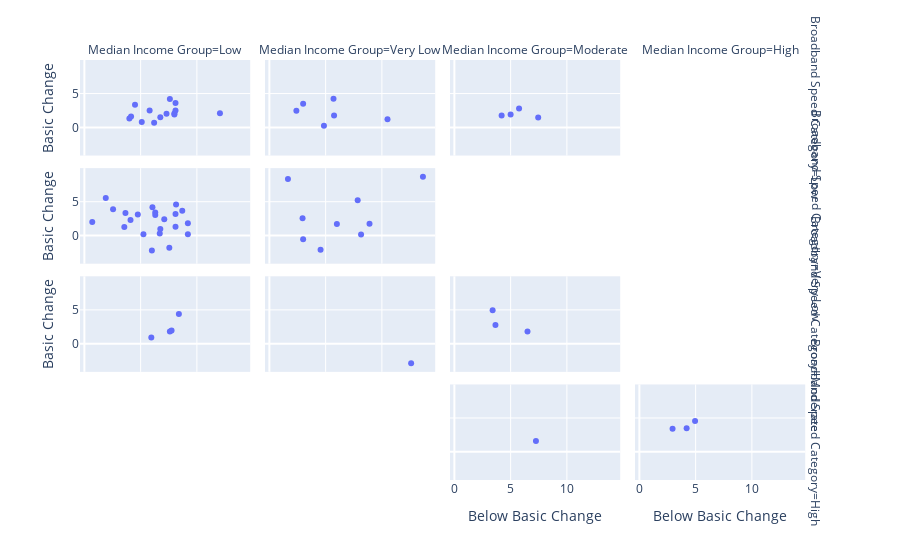

The notebook cell saved with this chart:
### Code cell
fig = plt.figure(figsize = (20,20))
fig = px.scatter(joined, x ='Below Basic Change', y = 'Basic Change', 
                 facet_col = 'Median Income Group', facet_row = 'Broadband Speed Category')
fig.show()

### Figure 1 — Plotly figure (JSON) as saved in the notebook; plotly's stock layout.template omitted (floating-point values rounded to 4 significant figures)
{"data": [{"hovertemplate": "Broadband Speed Category=Low<br>Median Income Group=Low<br>Below Basic Change=%{x}<br>Basic Change=%{y}<extra></extra>", "legendgroup": "", "marker": {"color": "#636efa", "symbol": "circle"}, "mode": "markers", "name": "", "orientation": "v", "showlegend": false, "type": "scatter", "x": [5.8, 6.2, 7.3, 7.6, 8.1, 8, 8.1, 6.75, 12.05, 8.0, 4, 5.1, 4.15, 4.5], "xaxis": "x13", "y": [2.5, 0.7, 2, 4.2, 2.5, 2.05, 3.6, 1.5, 2.1, 1.9, 1.3, 0.8, 1.6, 3.35], "yaxis": "y13"}, {"hovertemplate": "Broadband Speed Category=Low<br>Median Income Group=Very Low<br>Below Basic Change=%{x}<br>Basic Change=%{y}<extra></extra>", "legendgroup": "", "marker": {"color": "#636efa", "symbol": "circle"}, "mode": "markers", "name": "", "orientation": "v", "showlegend": false, "type": "scatter", "x": [2.4, 10.5, 3, 5.75, 5.7, 4.85], "xaxis": "x14", "y": [2.45, 1.2, 3.5, 1.75, 4.25, 0.25], "yaxis": "y14"}, {"hovertemplate": "Broadband Speed Category=Low<br>Median Income Group=Moderate<br>Below Basic Change=%{x}<br>Basic Change=%{y}<extra></extra>", "legendgroup": "", "marker": {"color": "#636efa", "symbol": "circle"}, "mode": "markers", "name": "", "orientation": "v", "showlegend": false, "type": "scatter", "x": [7.45, 4.2, 5, 5.75], "xaxis": "x15", "y": [1.45, 1.75, 1.9, 2.8], "yaxis": "y15"}, {"hovertemplate": "Broadband Speed Category=Very Low<br>Median Income Group=Low<br>Below Basic Change=%{x}<br>Basic Change=%{y}<extra></extra>", "legendgroup": "", "marker": {"color": "#636efa", "symbol": "circle"}, "mode": "markers", "name": "", "orientation": "v", "showlegend": false, "type": "scatter", "x": [3.55, 7.55, 4.75, 9.2, 6.7, 9.2, 6, 3.65, 7.1, 5.25, 4.1, 8.1, 8.15, 8.7, 0.7, 6.75, 6.05, 8.1, 6.3, 2.55, 6.3, 1.9], "xaxis": "x9", "y": [1.25, -1.8, 3.1, 1.8, 0.3, 0.2, -2.2, 3.35, 2.4, 0.2, 2.3, 1.3, 4.6, 3.65, 2, 0.95, 4.2, 3.2, 3.05, 3.9, 3.4, 5.55], "yaxis": "y9"}, {"hovertemplate": "Broadband Speed Category=Very Low<br>Median Income Group=Very Low<br>Below Basic Change=%{x}<br>Basic Change=%{y}<extra></extra>", "legendgroup": "", "marker": {"color": "#636efa", "symbol": "circle"}, "mode": "markers", "name": "", "orientation": "v", "showlegend": false, "type": "scatter", "x": [1.65, 7.85, 2.95, 6, 3, 13.65, 4.55, 8.15, 8.9], "xaxis": "x10", "y": [8.35, 5.2, 2.55, 1.7, -0.55, 8.7, -2.1, 0.15, 1.75], "yaxis": "y10"}, {"hovertemplate": "Broadband Speed Category=Moderate<br>Median Income Group=Low<br>Below Basic Change=%{x}<br>Basic Change=%{y}<extra></extra>", "legendgroup": "", "marker": {"color": "#636efa", "symbol": "circle"}, "mode": "markers", "name": "", "orientation": "v", "showlegend": false, "type": "scatter", "x": [7.6, 8.4, 7.75, 5.95], "xaxis": "x5", "y": [1.8, 4.4, 1.95, 0.9], "yaxis": "y5"}, {"hovertemplate": "Broadband Speed Category=Moderate<br>Median Income Group=Very Low<br>Below Basic Change=%{x}<br>Basic Change=%{y}<extra></extra>", "legendgroup": "", "marker": {"color": "#636efa", "symbol": "circle"}, "mode": "markers", "name": "", "orientation": "v", "showlegend": false, "type": "scatter", "x": [12.6], "xaxis": "x6", "y": [-2.9], "yaxis": "y6"}, {"hovertemplate": "Broadband Speed Category=Moderate<br>Median Income Group=Moderate<br>Below Basic Change=%{x}<br>Basic Change=%{y}<extra></extra>", "legendgroup": "", "marker": {"color": "#636efa", "symbol": "circle"}, "mode": "markers", "name": "", "orientation": "v", "showlegend": false, "type": "scatter", "x": [3.65, 6.5, 3.4], "xaxis": "x7", "y": [2.75, 1.8, 4.95], "yaxis": "y7"}, {"hovertemplate": "Broadband Speed Category=High<br>Median Income Group=Moderate<br>Below Basic Change=%{x}<br>Basic Change=%{y}<extra></extra>", "legendgroup": "", "marker": {"color": "#636efa", "symbol": "circle"}, "mode": "markers", "name": "", "orientation": "v", "showlegend": false, "type": "scatter", "x": [7.25], "xaxis": "x3", "y": [1.6], "yaxis": "y3"}, {"hovertemplate": "Broadband Speed Category=High<br>Median Income Group=High<br>Below Basic Change=%{x}<br>Basic Change=%{y}<extra></extra>", "legendgroup": "", "marker": {"color": "#636efa", "symbol": "circle"}, "mode": "markers", "name": "", "orientation": "v", "showlegend": false, "type": "scatter", "x": [2.95, 4.2, 4.95], "xaxis": "x4", "y": [3.4, 3.5, 4.55], "yaxis": "y4"}], "layout": {"annotations": [{"font": {}, "showarrow": false, "text": "Median Income Group=Low", "x": 0.115, "xanchor": "center", "xref": "paper", "y": 1, "yanchor": "bottom", "yref": "paper"}, {"font": {}, "showarrow": false, "text": "Median Income Group=Very Low", "x": 0.365, "xanchor": "center", "xref": "paper", "y": 1, "yanchor": "bottom", "yref": "paper"}, {"font": {}, "showarrow": false, "text": "Median Income Group=Moderate", "x": 0.615, "xanchor": "center", "xref": "paper", "y": 1, "yanchor": "bottom", "yref": "paper"}, {"font": {}, "showarrow": false, "text": "Median Income Group=High", "x": 0.865, "xanchor": "center", "xref": "paper", "y": 1, "yanchor": "bottom", "yref": "paper"}, {"font": {}, "showarrow": false, "text": "Broadband Speed Category=High", "textangle": 90, "x": 0.98, "xanchor": "left", "xref": "paper", "y": 0.1138, "yanchor": "middle", "yref": "paper"}, {"font": {}, "showarrow": false, "text": "Broadband Speed Category=Moderate", "textangle": 90, "x": 0.98, "xanchor": "left", "xref": "paper", "y": 0.3712, "yanchor": "middle", "yref": "paper"}, {"font": {}, "showarrow": false, "text": "Broadband Speed Category=Very Low", "textangle": 90, "x": 0.98, "xanchor": "left", "xref": "paper", "y": 0.6288, "yanchor": "middle", "yref": "paper"}, {"font": {}, "showarrow": false, "text": "Broadband Speed Category=Low", "textangle": 90, "x": 0.98, "xanchor": "left", "xref": "paper", "y": 0.8862, "yanchor": "middle", "yref": "paper"}], "legend": {"tracegroupgap": 0}, "margin": {"t": 60}, "xaxis": {"anchor": "y", "domain": [0, 0.23], "title": {"text": "Below Basic Change"}}, "xaxis10": {"anchor": "y10", "domain": [0.25, 0.48], "matches": "x", "showticklabels": false}, "xaxis11": {"anchor": "y11", "domain": [0.5, 0.73], "matches": "x", "showticklabels": false}, "xaxis12": {"anchor": "y12", "domain": [0.75, 0.98], "matches": "x", "showticklabels": false}, "xaxis13": {"anchor": "y13", "domain": [0, 0.23], "matches": "x", "showticklabels": false}, "xaxis14": {"anchor": "y14", "domain": [0.25, 0.48], "matches": "x", "showticklabels": false}, "xaxis15": {"anchor": "y15", "domain": [0.5, 0.73], "matches": "x", "showticklabels": false}, "xaxis16": {"anchor": "y16", "domain": [0.75, 0.98], "matches": "x", "showticklabels": false}, "xaxis2": {"anchor": "y2", "domain": [0.25, 0.48], "matches": "x", "title": {"text": "Below Basic Change"}}, "xaxis3": {"anchor": "y3", "domain": [0.5, 0.73], "matches": "x", "title": {"text": "Below Basic Change"}}, "xaxis4": {"anchor": "y4", "domain": [0.75, 0.98], "matches": "x", "title": {"text": "Below Basic Change"}}, "xaxis5": {"anchor": "y5", "domain": [0, 0.23], "matches": "x", "showticklabels": false}, "xaxis6": {"anchor": "y6", "domain": [0.25, 0.48], "matches": "x", "showticklabels": false}, "xaxis7": {"anchor": "y7", "domain": [0.5, 0.73], "matches": "x", "showticklabels": false}, "xaxis8": {"anchor": "y8", "domain": [0.75, 0.98], "matches": "x", "showticklabels": false}, "xaxis9": {"anchor": "y9", "domain": [0, 0.23], "matches": "x", "showticklabels": false}, "yaxis": {"anchor": "x", "domain": [0, 0.2275], "title": {"text": "Basic Change"}}, "yaxis10": {"anchor": "x10", "domain": [0.515, 0.7425], "matches": "y", "showticklabels": false}, "yaxis11": {"anchor": "x11", "domain": [0.515, 0.7425], "matches": "y", "showticklabels": false}, "yaxis12": {"anchor": "x12", "domain": [0.515, 0.7425], "matches": "y", "showticklabels": false}, "yaxis13": {"anchor": "x13", "domain": [0.7725, 1], "matches": "y", "title": {"text": "Basic Change"}}, "yaxis14": {"anchor": "x14", "domain": [0.7725, 1], "matches": "y", "showticklabels": false}, "yaxis15": {"anchor": "x15", "domain": [0.7725, 1], "matches": "y", "showticklabels": false}, "yaxis16": {"anchor": "x16", "domain": [0.7725, 1], "matches": "y", "showticklabels": false}, "yaxis2": {"anchor": "x2", "domain": [0, 0.2275], "matches": "y", "showticklabels": false}, "yaxis3": {"anchor": "x3", "domain": [0, 0.2275], "matches": "y", "showticklabels": false}, "yaxis4": {"anchor": "x4", "domain": [0, 0.2275], "matches": "y", "showticklabels": false}, "yaxis5": {"anchor": "x5", "domain": [0.2575, 0.485], "matches": "y", "title": {"text": "Basic Change"}}, "yaxis6": {"anchor": "x6", "domain": [0.2575, 0.485], "matches": "y", "showticklabels": false}, "yaxis7": {"anchor": "x7", "domain": [0.2575, 0.485], "matches": "y", "showticklabels": false}, "yaxis8": {"anchor": "x8", "domain": [0.2575, 0.485], "matches": "y", "showticklabels": false}, "yaxis9": {"anchor": "x9", "domain": [0.515, 0.7425], "matches": "y", "title": {"text": "Basic Change"}}}}
